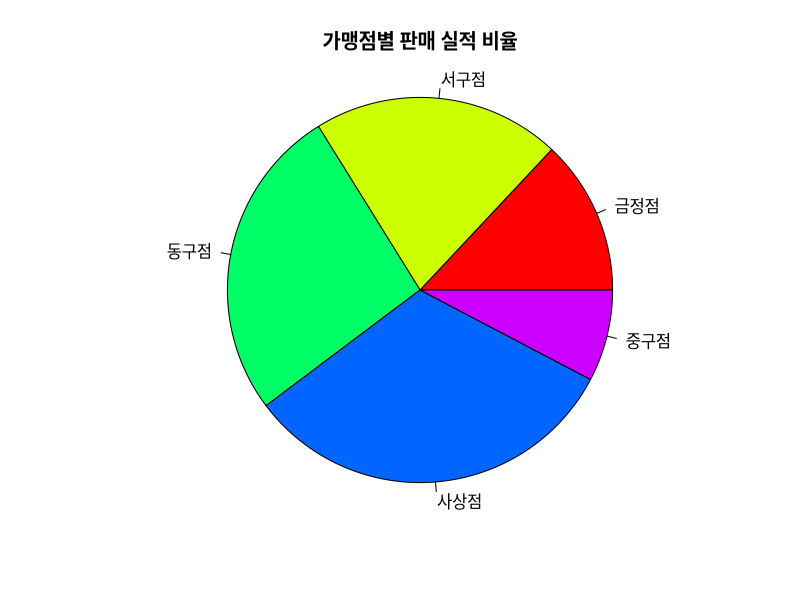

Recreate this plot in R.
x <- c(203, 325, 412, 500, 120)
lbl <- c("금정점", "서구점", "동구점", "사상점", "중구점")
pie(x, main = "가맹점별 판매 실적 비율",
    labels = lbl,
    radius = 1.0,  # 원의 크기를 기본값의 00배
    col = rainbow(length(x)))    # x의 원소 갯수만큼 색의 갯수
